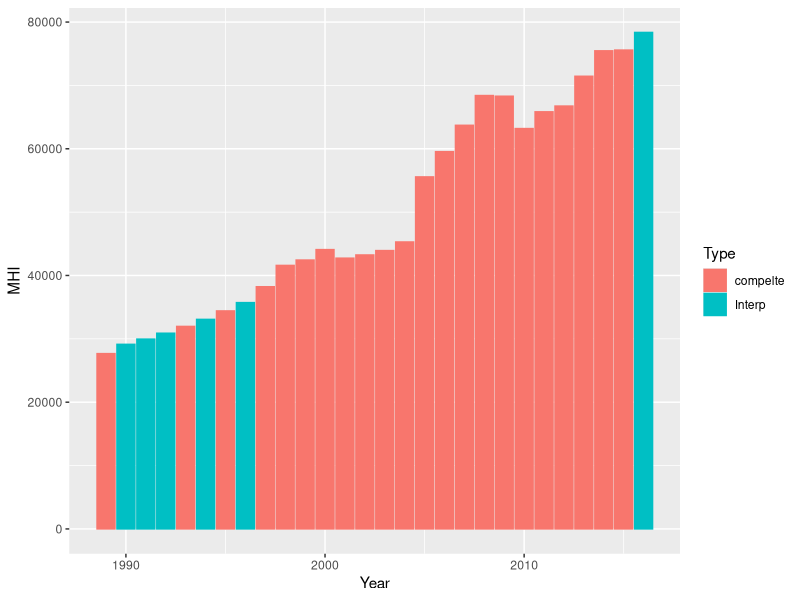

Here is the R script that generated this plot:

rm(list=ls())
library(tidyverse)
library(stringr)

# data from https://fred.stlouisfed.org/series/MHINY36061A052NCEN

# MHI (impute a few missing values and manually add 2015)
MHI_ny_county <- read_csv("data/NY County MHI through 2014.csv")

MHI_ny_county<- 
  MHI_ny_county %>% 
  rename("MHI" = MHINY36061A052NCEN) %>% 
  mutate(DATE = as.Date(DATE, format = "%d/%m/%y")
         ,Year = lubridate::year(DATE)
         ,MHI = as.numeric(str_replace(MHI,"[.]",""))
  ) %>% 
  select(Year,MHI)

# from ACS:
MHI_ny_county_2015 <- data.frame("Year" = c(2015,2016), "MHI" = c(75575,NA))
MHI_ny_county <- bind_rows(MHI_ny_county, MHI_ny_county_2015)


# interpolate the missing values using a loess curve
empty_rows <- MHI_ny_county %>% filter(is.na(MHI))
complete_data <- MHI_ny_county %>% filter(!is.na(MHI))
complete_data$Type <- "compelte"
empty_rows$Type <- "Interp"


# change the 'span' parameter to increase the flexibility of the curve
f_loess <- loess(formula = MHI ~ Year
                 , span = 1
                 , data = complete_data
                 , control = loess.control(surface = "direct")
)

empty_rows$MHI <- round(predict(f_loess, empty_rows),0)


# recombine the data and view the results:
full_data <- bind_rows(complete_data,empty_rows)

full_data %>% 
  ggplot()+
  aes(x = Year, y = MHI, group = Type, color = Type, fill = Type)+
  geom_col()


